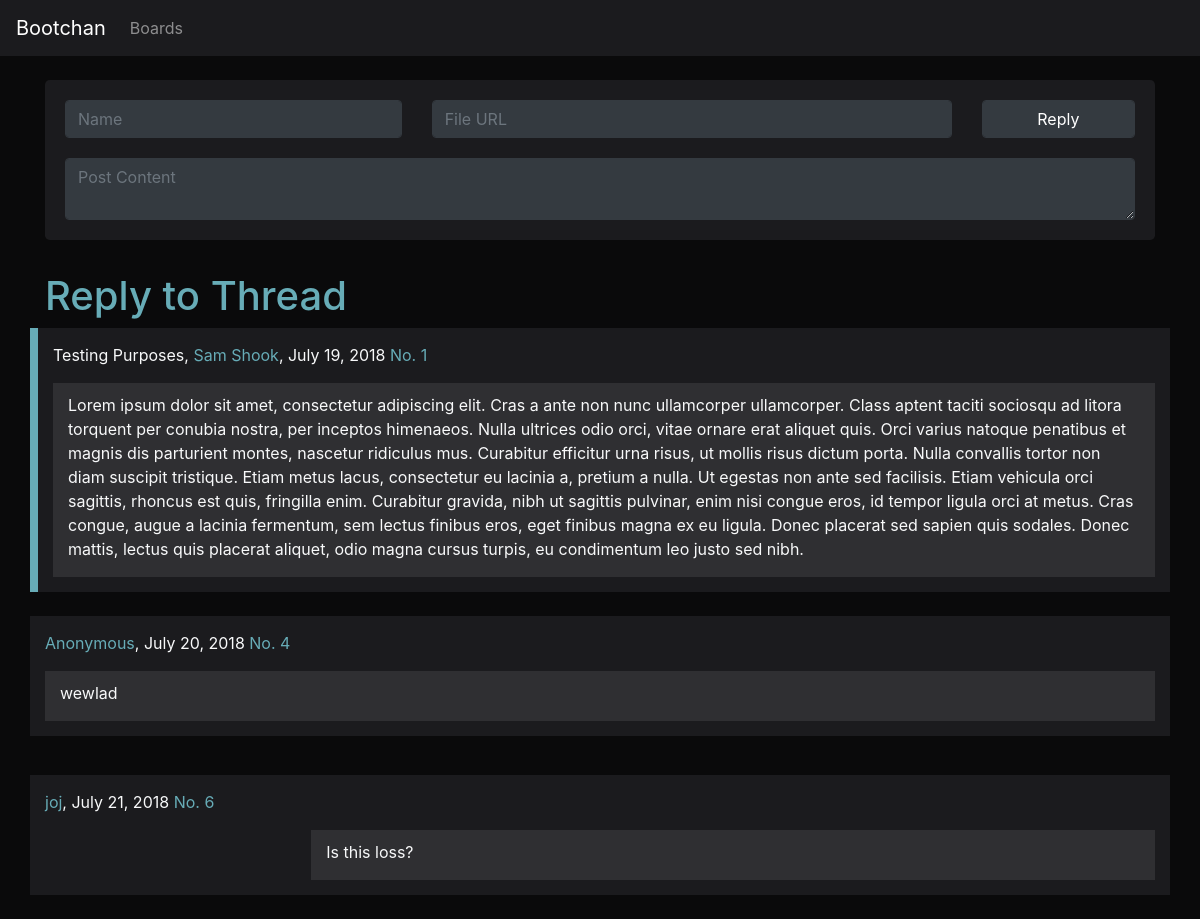
The page /boards/r/reply/1/ on the database its author committed.
### main/models.py (models this page shows)
class Post(models.Model):
    postid = models.PositiveIntegerField()
    postcontent = models.CharField(max_length=1024)
    postimg = models.URLField(blank=True)
    postauthor = models.CharField(max_length=16, default="Anonymous")
    posttitle = models.CharField(max_length=32, blank=True)
    posttime = models.DateField(default=datetime.date.today, blank=True)
    postboard = models.CharField(default="r", max_length=32)
    postparent = models.PositiveIntegerField(default=0)

### main/views.py (the view, shortened to what this page needs)
# urls.py: path('boards/<str:board>/reply/<int:postid>/', views.reply)
def reply(request, board="r", postid="0"):
    parent = models.Post.objects.get(postid=postid)
    replies = models.Post.objects.filter(postparent=postid)
    replycontext = {"parent":parent, "replies":replies}
    return render(request, "reply.html", replycontext)

### main/templates/reply.html (shortened to what this page needs)
<!DOCTYPE html>
<html lang="en" dir="ltr">
<head>
  <link rel="stylesheet" href="https://stackpath.bootstrapcdn.com/bootstrap/4.1.1/css/bootstrap.min.css">
</head>
<body style="background-color: #0a0a0b;">
  <nav class="navbar navbar-expand-md navbar-dark" style="background-color:#1b1b1e">
    <a href="/boards/r" class="navbar-brand">Bootchan</a>
    <ul class="navbar-nav">
      <li class="nav-item"><a href="#" class="nav-link">Boards</a></li>
    </ul>
  </nav>
  <br>
  <div class="container">
    <div class="jumbotron text-light" style="padding:20px; background-color:#1b1b1e">
      <form class="" action="" method="post">{% csrf_token %}
        <div class="row" style="">
          <div class="col-lg-4">
            <input type="text" name="username" value="" class="form-control bg-dark text-light btn-outline-dark" placeholder="Name">
          </div>
          <div class="col-lg-6">
            <input type="text" name="userimage" value="" class="form-control bg-dark text-light btn-outline-dark" placeholder="File URL">
          </div>
          <div class="col-lg-2">
            <input type="submit" name="submit-post" class="form-control btn-dark" value="Reply">
          </div>
        </div>
        <div class="row" style="margin-top:1.25rem">
          <div class="col-lg-12">
            <textarea name="usertext" value="" class="form-control bg-dark text-light btn-outline-dark" placeholder="Post Content"></textarea>
          </div>
        </div>
      </form>
    </div>
<h1 style="color:#67acb7">Reply to Thread</h1>
</div>
      {% if parent.postimg %}
    <div class="container" style="background-color:#1b1b1e; border-left: 0.5rem solid #67acb7; margin-top: 15px">
      <div class="metatext text-light">
      <p style="padding-top: 15px;">{% if parent.posttitle %}{{ parent.posttitle }}, {% endif %}{% if parent.postauthor %}
        <span style="color: #67acb7">{{parent.postauthor}}</span>, {% endif %}{{parent.posttime}} <a style="color:#67acb7" title="Reply" href="">No. {{ parent.postid }}</p></a>
      </div>
      <div class="row text-light" style="padding-bottom: 15px; padding-right: 15px;">
        <div class="col-sm-3">
          <img class="img-fluid" src="{{ parent.postimg }}" alt="">
        </div>
        <div class="col-sm-9 flex-container" style="display: flex; align-items: top; background-color: #2f2f32">
          <p style="margin-top: 10px"> {{ parent.postcontent }} </p>
        </div>
      </div>
    </div>
    <br>
    {% else %}
    <div class="container" style="background-color:#1b1b1e; border-left: 0.5rem solid #67acb7;">
      <div class="metatext text-light">
      <p style="padding-top: 15px;">{% if parent.posttitle %}{{ parent.posttitle }}, {% endif %}{% if parent.postauthor %}
        <span style="color: #67acb7">{{parent.postauthor}}</span>, {% endif %}{{parent.posttime}} <a style="color:#67acb7" title="Reply" href="">No. {{ parent.postid }}</p></a>
      </div>
      <div class="row text-light" style="padding-left: 15px; padding-bottom: 15px; padding-right: 15px;">
        <div class="col-sm-12 flex-container" style="display: flex; align-items: top; background-color: #2f2f32">
          <p style="margin-top: 10px"> {{ parent.postcontent }} </p>
        </div>
      </div>
    </div>
    <br>
    {% endif %}
  {% for reply in replies %}
    {% if reply.postimg %}
    <div class="container" style="background-color:#1b1b1e;  margin-top: 15px">
    <div class="metatext text-light">
    <p style="padding-top: 15px;">{% if reply.posttitle %}{{ reply.posttitle }}, {% endif %}{% if reply.postauthor %}
      <span style="color: #67acb7">{% if reply.postauthor != "" %}{{reply.postauthor}}{%else%}Anonymous{%endif%}</span>, {% endif %}{{reply.posttime}} <a style="color:#67acb7" title="Reply" href="">No. {{ reply.postid }}</p></a>
    </div>
    <div class="row text-light" style="padding-bottom: 15px; padding-right: 15px;">
      <div class="col-sm-3">
      </div>
      <div class="col-sm-9 flex-container" style="display: flex; align-items: top; background-color: #2f2f32">
        <p style="margin-top: 10px"> {{ reply.postcontent }} </p>
      </div>
    </div>
    </div>
    <br>
    {% else %}
    <div class="container" style="background-color:#1b1b1e; ">
    <div class="metatext text-light">
    <p style="padding-top: 15px;">{% if reply.posttitle %}{{ reply.posttitle }}, {% endif %}
      <span style="color: #67acb7">{% if reply.postauthor != "" %}{{reply.postauthor}}{%else%}Anonymous{%endif%}</span>, {{reply.posttime}} <a style="color:#67acb7" title="Reply" href="">No. {{ reply.postid }}</p></a>
    </div>
    <div class="row text-light" style="padding-left: 15px; padding-bottom: 15px; padding-right: 15px;">
      <div class="col-sm-12 flex-container" style="display: flex; align-items: top; background-color: #2f2f32">
        <p style="margin-top: 10px"> {{ reply.postcontent }} </p>
      </div>
    </div>
    </div>
    <br>
    {% endif %}
  {% endfor %}
</body>
</html>

### rows shown on the page
Post: posttitle "Testing Purposes", postauthor "Sam Shook", posttime "July 19, 2018", postid "1", postcontent "Lorem ipsum dolor sit amet, consectetur adipiscing elit. Cras a ante non nunc ullamcorper ullamcorper. Class aptent taciti sociosqu ad litora torquent per conubia nostra, per inceptos himenaeos. Nulla ultrices odio orci, vitae ornare erat aliquet quis. Orci varius natoque penatibus et magnis dis parturient montes, nascetur ridiculus mus. Curabitur efficitur urna risus, ut mollis risus dictum porta. Nulla convallis tortor non diam suscipit tristique. Etiam metus lacus, consectetur eu lacinia a, pretium a nulla. Ut egestas non ante sed facilisis. Etiam vehicula orci sagittis, rhoncus est quis, fringilla enim. Curabitur gravida, nibh ut sagittis pulvinar, enim nisi congue eros, id tempor…"
Post: postauthor "Anonymous", posttime "July 20, 2018", postid "4", postcontent "wewlad"
Post: postauthor "joj", posttime "July 21, 2018", postid "6", postcontent "Is this loss?"
